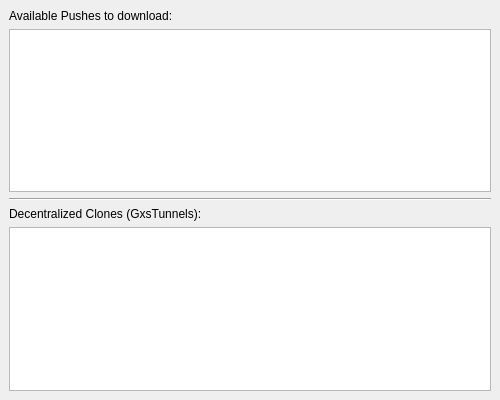
<?xml version="1.0" encoding="UTF-8"?>
<ui version="4.0">
 <class>PushesWidget</class>
 <widget class="QWidget" name="PushesWidget">
  <property name="geometry">
   <rect>
    <x>0</x>
    <y>0</y>
    <width>500</width>
    <height>400</height>
   </rect>
  </property>
  <property name="windowTitle">
   <string>PushesWidget</string>
  </property>
  <layout class="QVBoxLayout" name="verticalLayout">
   <property name="spacing">
    <number>6</number>
   </property>
   <property name="leftMargin">
    <number>9</number>
   </property>
   <property name="topMargin">
    <number>9</number>
   </property>
   <property name="rightMargin">
    <number>9</number>
   </property>
   <property name="bottomMargin">
    <number>9</number>
   </property>
   <item>
    <widget class="QLabel" name="lblPackfiles">
     <property name="text">
      <string>Available Pushes to download:</string>
     </property>
    </widget>
   </item>
   <item>
    <widget class="QTableWidget" name="mPackfilesTable"/>
   </item>
   <item>
    <widget class="QFrame" name="lineSeparator">
     <property name="frameShape">
      <enum>QFrame::HLine</enum>
     </property>
     <property name="frameShadow">
      <enum>QFrame::Sunken</enum>
     </property>
    </widget>
   </item>
   <item>
    <widget class="QLabel" name="lblClones">
     <property name="text">
      <string>Decentralized Clones (GxsTunnels):</string>
     </property>
    </widget>
   </item>
   <item>
    <widget class="QTableWidget" name="mClonesTable"/>
   </item>
  </layout>
 </widget>
 <resources/>
 <connections/>
</ui>
